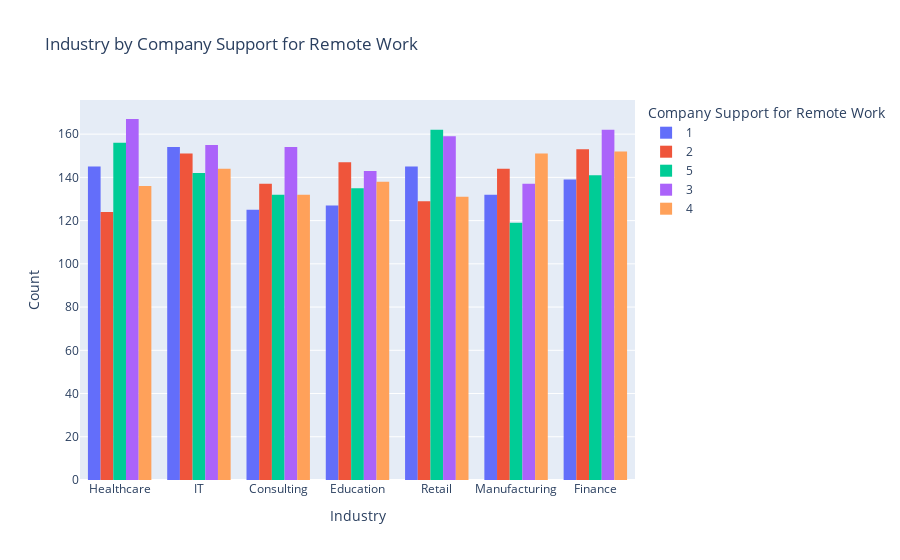

Here is the notebook cell this chart was saved with:
### Code cell
#Plotting industry by compagny support remote work
import plotly.express as px

fig = px.histogram(data, x='Industry', color='Company_Support_for_Remote_Work', barmode='group', title='Industry by Company Support for Remote Work')
fig.update_layout(xaxis_title='Industry', yaxis_title='Count', legend_title='Company Support for Remote Work')
fig.show()

### Figure 1 — Plotly figure (JSON) as saved in the notebook; plotly's stock layout.template omitted (floating-point values rounded to 4 significant figures; data arrays with more than 128 entries replaced by an {"elided": "..."} marker saying what was removed)
{"data": [{"alignmentgroup": "True", "bingroup": "x", "hovertemplate": "Company_Support_for_Remote_Work=1<br>Industry=%{x}<br>count=%{y}<extra></extra>", "legendgroup": "1", "marker": {"color": "#636efa", "pattern": {"shape": ""}}, "name": "1", "offsetgroup": "1", "orientation": "v", "showlegend": true, "type": "histogram", "x": {"elided": "967 str values"}, "xaxis": "x", "yaxis": "y"}, {"alignmentgroup": "True", "bingroup": "x", "hovertemplate": "Company_Support_for_Remote_Work=2<br>Industry=%{x}<br>count=%{y}<extra></extra>", "legendgroup": "2", "marker": {"color": "#EF553B", "pattern": {"shape": ""}}, "name": "2", "offsetgroup": "2", "orientation": "v", "showlegend": true, "type": "histogram", "x": {"elided": "985 str values"}, "xaxis": "x", "yaxis": "y"}, {"alignmentgroup": "True", "bingroup": "x", "hovertemplate": "Company_Support_for_Remote_Work=5<br>Industry=%{x}<br>count=%{y}<extra></extra>", "legendgroup": "5", "marker": {"color": "#00cc96", "pattern": {"shape": ""}}, "name": "5", "offsetgroup": "5", "orientation": "v", "showlegend": true, "type": "histogram", "x": {"elided": "987 str values"}, "xaxis": "x", "yaxis": "y"}, {"alignmentgroup": "True", "bingroup": "x", "hovertemplate": "Company_Support_for_Remote_Work=3<br>Industry=%{x}<br>count=%{y}<extra></extra>", "legendgroup": "3", "marker": {"color": "#ab63fa", "pattern": {"shape": ""}}, "name": "3", "offsetgroup": "3", "orientation": "v", "showlegend": true, "type": "histogram", "x": {"elided": "1077 str values"}, "xaxis": "x", "yaxis": "y"}, {"alignmentgroup": "True", "bingroup": "x", "hovertemplate": "Company_Support_for_Remote_Work=4<br>Industry=%{x}<br>count=%{y}<extra></extra>", "legendgroup": "4", "marker": {"color": "#FFA15A", "pattern": {"shape": ""}}, "name": "4", "offsetgroup": "4", "orientation": "v", "showlegend": true, "type": "histogram", "x": {"elided": "984 str values"}, "xaxis": "x", "yaxis": "y"}], "layout": {"barmode": "group", "legend": {"title": {"text": "Company Support for Remote Work"}, "tracegroupgap": 0}, "title": {"text": "Industry by Company Support for Remote Work"}, "xaxis": {"anchor": "y", "domain": [0, 1], "title": {"text": "Industry"}}, "yaxis": {"anchor": "x", "domain": [0, 1], "title": {"text": "Count"}}}}
